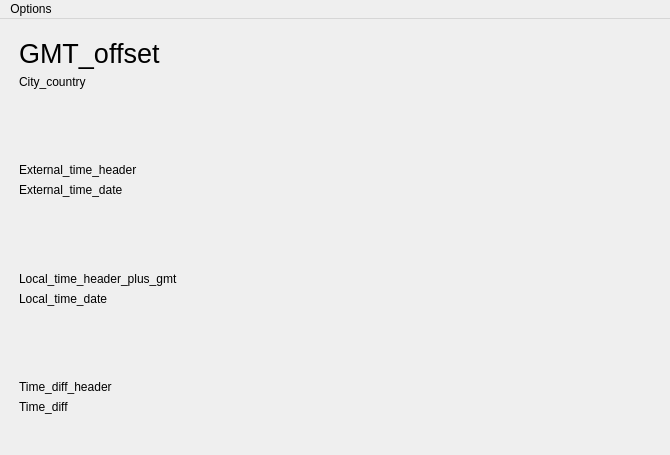
<?xml version="1.0" encoding="UTF-8"?>
<ui version="4.0">
 <class>CityDetail</class>
 <widget class="QMainWindow" name="CityDetail">
  <property name="geometry">
   <rect>
    <x>0</x>
    <y>0</y>
    <width>670</width>
    <height>455</height>
   </rect>
  </property>
  <widget class="QWidget" name="centralwidget">
   <widget class="QWidget" name="verticalLayoutWidget">
    <property name="geometry">
     <rect>
      <x>-1</x>
      <y>-1</y>
      <width>641</width>
      <height>441</height>
     </rect>
    </property>
    <layout class="QVBoxLayout" name="verticalLayout">
     <property name="sizeConstraint">
      <enum>QLayout::SetDefaultConstraint</enum>
     </property>
     <property name="leftMargin">
      <number>20</number>
     </property>
     <property name="topMargin">
      <number>20</number>
     </property>
     <property name="bottomMargin">
      <number>20</number>
     </property>
     <item>
      <widget class="QLabel" name="gmt_offset">
       <property name="font">
        <font>
         <pointsize>20</pointsize>
        </font>
       </property>
       <property name="text">
        <string>GMT_offset</string>
       </property>
      </widget>
     </item>
     <item>
      <widget class="QLabel" name="city_country">
       <property name="text">
        <string>City_country</string>
       </property>
      </widget>
     </item>
     <item>
      <spacer name="verticalSpacer">
       <property name="orientation">
        <enum>Qt::Vertical</enum>
       </property>
       <property name="sizeHint" stdset="0">
        <size>
         <width>20</width>
         <height>45</height>
        </size>
       </property>
      </spacer>
     </item>
     <item>
      <widget class="QLabel" name="ext_time_header">
       <property name="text">
        <string>External_time_header</string>
       </property>
      </widget>
     </item>
     <item>
      <widget class="QLabel" name="external_time">
       <property name="text">
        <string>External_time_date</string>
       </property>
      </widget>
     </item>
     <item>
      <spacer name="verticalSpacer_2">
       <property name="orientation">
        <enum>Qt::Vertical</enum>
       </property>
       <property name="sizeHint" stdset="0">
        <size>
         <width>20</width>
         <height>40</height>
        </size>
       </property>
      </spacer>
     </item>
     <item>
      <widget class="QLabel" name="loc_time_gmt">
       <property name="text">
        <string>Local_time_header_plus_gmt</string>
       </property>
      </widget>
     </item>
     <item>
      <widget class="QLabel" name="loc_time">
       <property name="sizePolicy">
        <sizepolicy hsizetype="Preferred" vsizetype="Preferred">
         <horstretch>0</horstretch>
         <verstretch>0</verstretch>
        </sizepolicy>
       </property>
       <property name="text">
        <string>Local_time_date</string>
       </property>
      </widget>
     </item>
     <item>
      <spacer name="verticalSpacer_3">
       <property name="orientation">
        <enum>Qt::Vertical</enum>
       </property>
       <property name="sizeHint" stdset="0">
        <size>
         <width>20</width>
         <height>40</height>
        </size>
       </property>
      </spacer>
     </item>
     <item>
      <widget class="QLabel" name="time_diff_header">
       <property name="text">
        <string>Time_diff_header</string>
       </property>
      </widget>
     </item>
     <item>
      <widget class="QLabel" name="time_diff">
       <property name="text">
        <string>Time_diff</string>
       </property>
      </widget>
     </item>
     <item>
      <spacer name="horizontalSpacer">
       <property name="orientation">
        <enum>Qt::Horizontal</enum>
       </property>
       <property name="sizeHint" stdset="0">
        <size>
         <width>40</width>
         <height>25</height>
        </size>
       </property>
      </spacer>
     </item>
    </layout>
   </widget>
  </widget>
  <widget class="QMenuBar" name="menubar">
   <property name="geometry">
    <rect>
     <x>0</x>
     <y>0</y>
     <width>670</width>
     <height>25</height>
    </rect>
   </property>
   <widget class="QMenu" name="windowMenu">
    <property name="title">
     <string>Options</string>
    </property>
    <addaction name="actionDelete"/>
   </widget>
   <addaction name="windowMenu"/>
  </widget>
  <action name="actionDelete">
   <property name="text">
    <string>Delete</string>
   </property>
  </action>
 </widget>
 <resources/>
 <connections/>
</ui>
